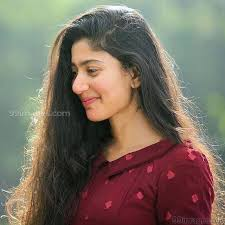
#> input picture photo.jpg, 225 x 225 px
$ python OpenCv_P5_Cropping.py
#> lines starting #> are read from the running program, lines starting #| are printed output that depends on the picture
from cv2 import cv2
import numpy as np

img = cv2.imread('photo.jpg')
#> img is the input picture: shape (225, 225, 3); mean B, G, R 95.5, 107.9, 121.2
cv2.imshow('original',img)
cv2.waitKey(0)
#cv2.destroyAllWindows()

row,col = img.shape[:2]
#> row = 225; col = 225
print(row,col)
#| 225 225
row_s = int(row/4)
#> row_s = 56
col_s = int(col/4)
#> col_s = 56
row_e = int(row/2)
#> row_e = 112
col_e = int(col/2)
#> col_e = 112
cv2.imshow('cropped', img[row_s:row,col_s:col])
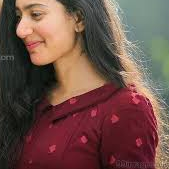
#> window 'cropped': shape (169, 169, 3); mean B, G, R 71.4, 78.9, 109.8
cv2.waitKey(0)
cv2.destroyAllWindows()
